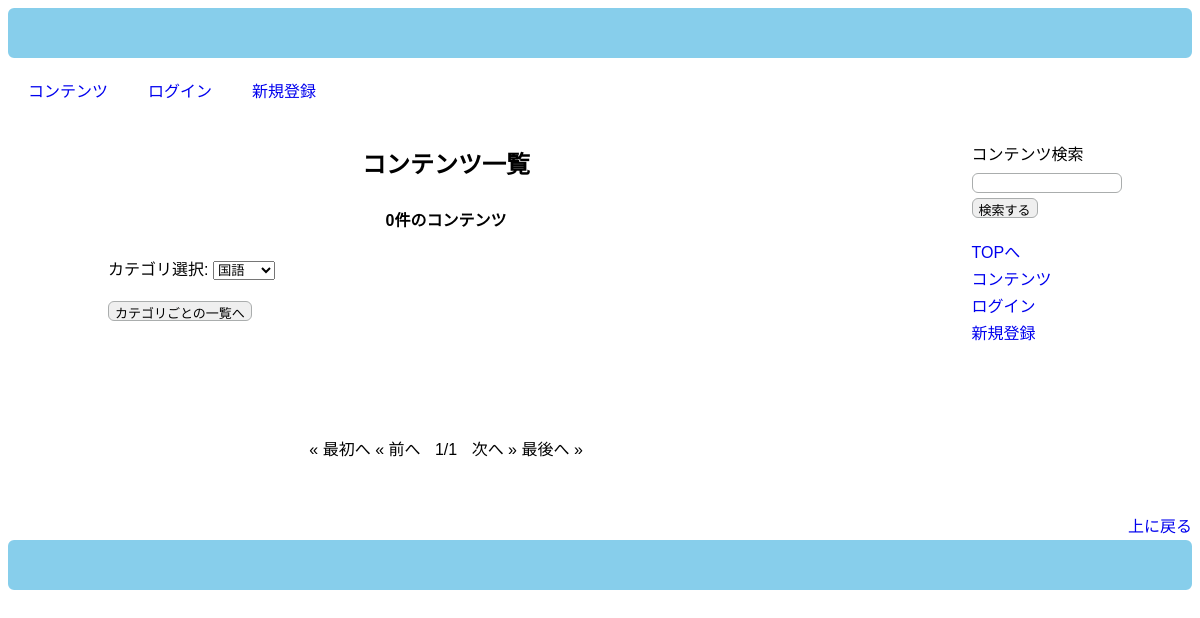
The page /list/ on the database as committed earlier.
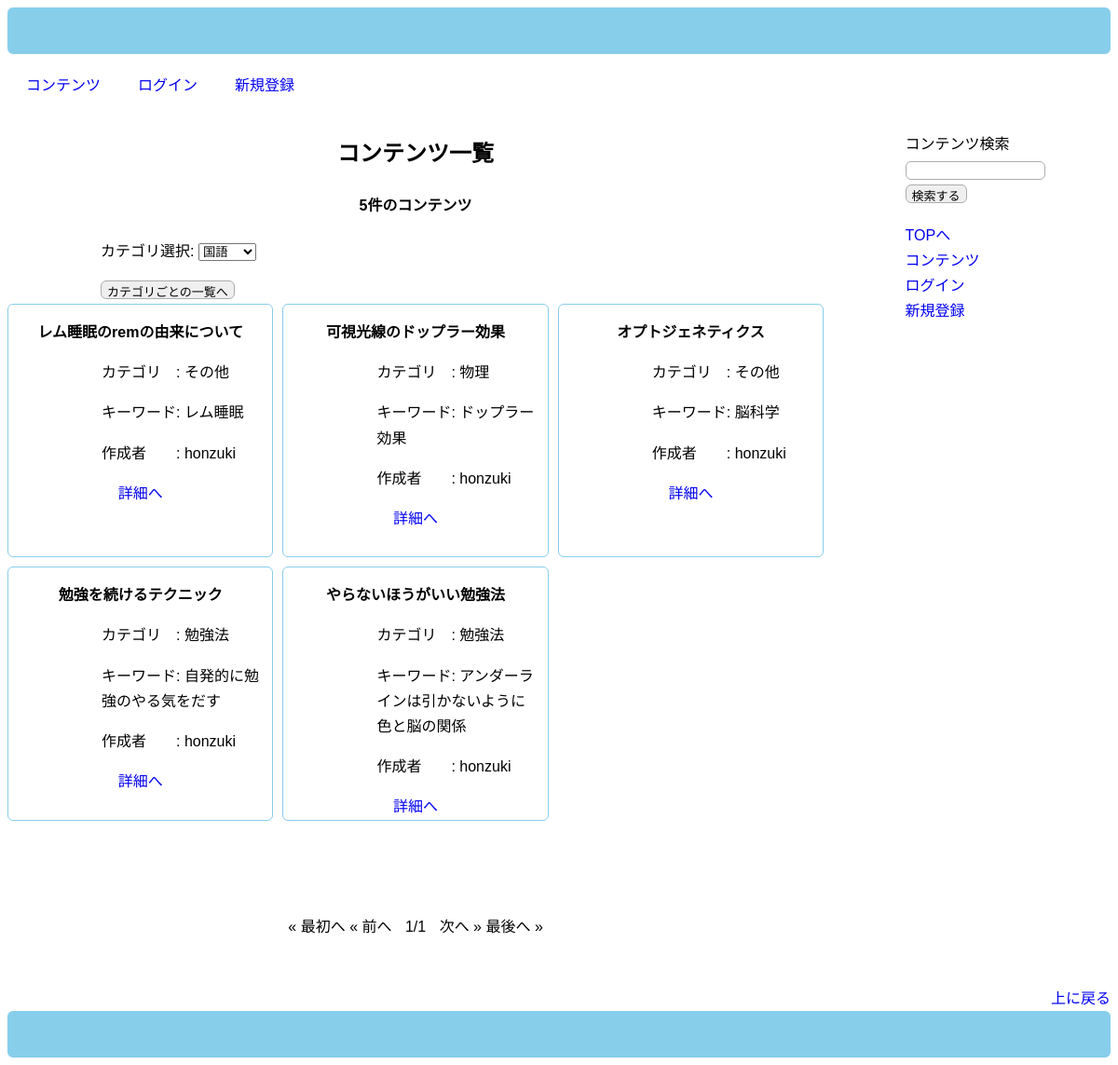
The same page on the database as committed later.
### ttolapp/models.py (models this page shows, shortened)
class TeachModel(models.Model):
    CATEGORY = (
        ('japanese','国語'), ('english', '英語'), ('society','社会'),
        ('math','数学'), ('physics','物理'), ('chemistry', '化学'),
        ('biology', '生物'), ('trivia','雑学'), ('howtostudy','勉強法'),
        ('etc.', 'その他')
        )
    title = models.CharField(
        verbose_name='タイトル', max_length=100
        )
    category = models.CharField(
        verbose_name='カテゴリ',
        max_length=30,
        choices=CATEGORY
    )
    searchword = models.CharField(
        verbose_name='キーワード',
        max_length=50,
        null=True,
        blank=True
    )
    teacher = models.ForeignKey(
        CustomUser, verbose_name='作成者',
        on_delete = models.CASCADE
    )
    content = models.TextField(verbose_name='コンテンツ')

class CustomUser(AbstractUser):
    class Meta:
        verbose_name_plural = 'ユーザー'

### ttolapp/views.py (the view)
# urls.py: path('list/', ListTeachView.as_view(), name = 'list'),
class ListTeachView(ListView, FormView):
    template_name = 'list.html'
    model = TeachModel
    form_class = CategoryFindForm
    paginate_by = 6
    def get_context_data(self, **kwargs):
        context = super().get_context_data()
        context['contents_count'] = self.get_queryset().count()
        return context

### ttolapp/forms.py
class CategoryFindForm(forms.Form):
    CATEGORY = (
        ('japanese','国語'), ('english', '英語'), ('society','社会'),
        ('math','数学'), ('physics','物理'), ('chemistry', '化学'),
        ('biology', '生物'), ('trivia','雑学'), ('howtostudy','勉強法'),
        ('etc.', 'その他')
        )
    category_choice = forms.ChoiceField(
        label='カテゴリ選択',
        choices=CATEGORY
    )

### templates/list.html (shortened to what this page needs)
{% extends 'base.html' %}
{% block content %}
<h1>コンテンツ一覧</h1>
<h4>{{contents_count}}件のコンテンツ</h4>
<form class="category-form" action="{% url 'ttolapp:category' %}" method="GET">{% csrf_token %}
    {{form.as_p}}
    <input type="submit" value="カテゴリごとの一覧へ">
</form>
    <div class="contents-list">
        {% for item in page_obj %}
            <div class="content-item">
                <p class="content-title">{{item.title}}</p>
                <div class="content-labels">
                    <p>カテゴリ　: {{item.get_category_display}}</p>
                    <p>キーワード: {{item.searchword}}</p>
                    <p>作成者　　: {{item.teacher}}</p>
                </div>
                <a href="{% url 'ttolapp:detail' item.id %}">詳細へ</a>
            </div>
        {% endfor %}
    </div>
    <div class="pagination">
        {% if page_obj.has_previous %}
            <a href="{% url 'ttolapp:list' %}">&laquo; 最初へ</a>
            <a href="?page={{ page_obj.previous_page_number }}">&laquo; 前へ</a>
        {% else %}
            <a>&laquo; 最初へ</a>
            <a>&laquo; 前へ</a>
        {% endif %}
        <span class="page-number">
            {{page_obj.number}}/{{page_obj.paginator.num_pages}}
        </span>
        {% if page_obj.has_next %}
            <a href="?page={{ page_obj.next_page_number }}">次へ &raquo;</a>
            <a href="?page={{ page_obj.paginator.num_pages }}">最後へ &raquo;</a>
        {% else %}
            <a>次へ &raquo;</a>
            <a>最後へ &raquo;</a>
        {% endif %}
    </div>
{% endblock content %}

### templates/base.html (shortened to what this page needs)
<!DOCTYPE html>
<html ja>
    <head>
        {% load static %}
        <link rel="stylesheet" href="https://unpkg.com/ress/dict/ress.min.css">
        <link rel="stylesheet" href="{% static 'style.css' %}">
    </head>
    <header id="page-top">
    </header>
    <body>
        <nav>
                {% if user.is_authenticated %}
                    <div class="nav-item"><a href="{% url 'ttolapp:list' %}">コンテンツ</a></div>
                    <div class="nav-item"><a href="{% url 'ttolapp:logout' %}">ログアウト</a></div>
                    <div class="nav-item"><a href="{% url 'ttolapp:create' %}">作成</a></div>
                {% else %}
                    <div class="nav-item"><a href="{% url 'ttolapp:list' %}">コンテンツ</a></div>
                    <div class="nav-item"><a href="{% url 'ttolapp:login' %}">ログイン</a></div>
                    <div class="nav-item"><a href="{% url 'ttolapp:signup' %}">新規登録</a></div>
                {% endif %}
        </nav>
        <div class="contents-sidebar">
            <article>
                {% block content %}
                {% endblock content %}
            </article>
            <aside>
                {% block sidebar %}
                <p>コンテンツ検索</p>
                <form action="{% url 'ttolapp:find' %}" method="GET">
                    <input type="search" name = "find" class="search-form" maxlength="30"><br>
                    <input type="submit" class="search-button" value="検索する">
                </form>
                <ul class="side-list">
                    {% if user.is_authenticated %}
                        <li><a href="{% url 'ttolapp:Index' %}">TOPへ</a></li>
                        <li><a href="{% url 'ttolapp:list' %}">コンテンツ</a></li>
                        <li><a href="{% url 'ttolapp:user_contents' %}">{{user.username}}さんのコンテンツ</a></li>
                        <li><a href="{% url 'ttolapp:profile' %}">ユーザー情報</a></li>
                        <li><a href="{% url 'ttolapp:logout' %}">ログアウト</a></li>
                        <li><a href="{% url 'ttolapp:create' %}">作成</a></li>
                    {% else %}
                        <li><a href="{% url 'ttolapp:Index' %}">TOPへ</a></li>
                        <li><a href="{% url 'ttolapp:list' %}">コンテンツ</a></li>
                        <li><a href="{% url 'ttolapp:login' %}">ログイン</a></li>
                        <li><a href="{% url 'ttolapp:signup' %}">新規登録</a></li>
                    {% endif %}
                </ul>
                {% endblock sidebar %}
            </aside>
        </div>
        <div class="top-bottun">
            <a href="#page-top">上に戻る</a>
        </div>
    </body>
    <footer>
    </footer>
</html>

### static/style.css (style rules this page uses)
html { font-size: 100%; }
body { font-family: "Yu Gotic Medium", "游ゴシック Medium", YuGothic, "游ゴシック体", "ヒラギノ角ゴ Pro W3", sans-serif; line-height: 1.7; color: black; }
nav { display: flex; flex-wrap: wrap; justify-content: flex-start; }
.nav-item { margin: 20px; }
a { text-decoration: none; }
.top-bottun { text-align: right; }
.contents-sidebar { display: flex; justify-content: space-between; margin-bottom: 50px; }
h1 { text-align: center; }
h4 { text-align: center; }
input { border: thin solid #AAADAD; border-radius: 6px; font-size: 13px; height: 20px; }
.content-title { font-weight: bold; }
header { background-color: skyblue; text-align: center; padding: 20px 0; border: 5px solid skyblue; border-radius: 6px; }
footer { background-color: skyblue; text-align: center; padding: 20px 0; border: 5px solid skyblue; border-radius: 6px; }
article { width: 74%; }
aside { width: 22%; text-align: left; }
aside p, .search-form, .search-button { margin-left: 40px; }
aside p { padding-bottom: 0; margin-bottom: 0; }
.side-list { list-style: none; }
.search-form { width: 150px; border: thin solid #AAADAD; border-radius: 6px; margin-top: 0; }
.contents-list { display: grid; grid-template-columns: 1fr 1fr 1fr; grid-template-rows: 1fr 1fr; gap: 10px; }
.content-item { text-align: center; border: thin solid skyblue; border-radius: 6px; }
.content-labels { text-align: left; margin-left: 100px; }
.category-form { margin-left: 100px; }
.pagination { text-align: center; margin-top: 100px; }
.page-number { margin: 10px; }

Rows that differ between the two databases and show on the page:
added TeachModel: title "レム睡眠のremの由来について", category "その他", searchword "レム睡眠", teacher "honzuki"
added TeachModel: title "可視光線のドップラー効果", category "物理", searchword "ドップラー効果", teacher "honzuki"
added TeachModel: title "オプトジェネティクス", category "その他", searchword "脳科学", teacher "honzuki"
added TeachModel: title "勉強を続けるテクニック", category "勉強法", searchword "自発的に勉強のやる気をだす", teacher "honzuki"
added TeachModel: title "やらないほうがいい勉強法", category "勉強法", searchword "アンダーラインは引かないように 色と脳の関係", teacher "honzuki"
Other text that changed with them:
{{ contents_count }}: "0" → "5"
